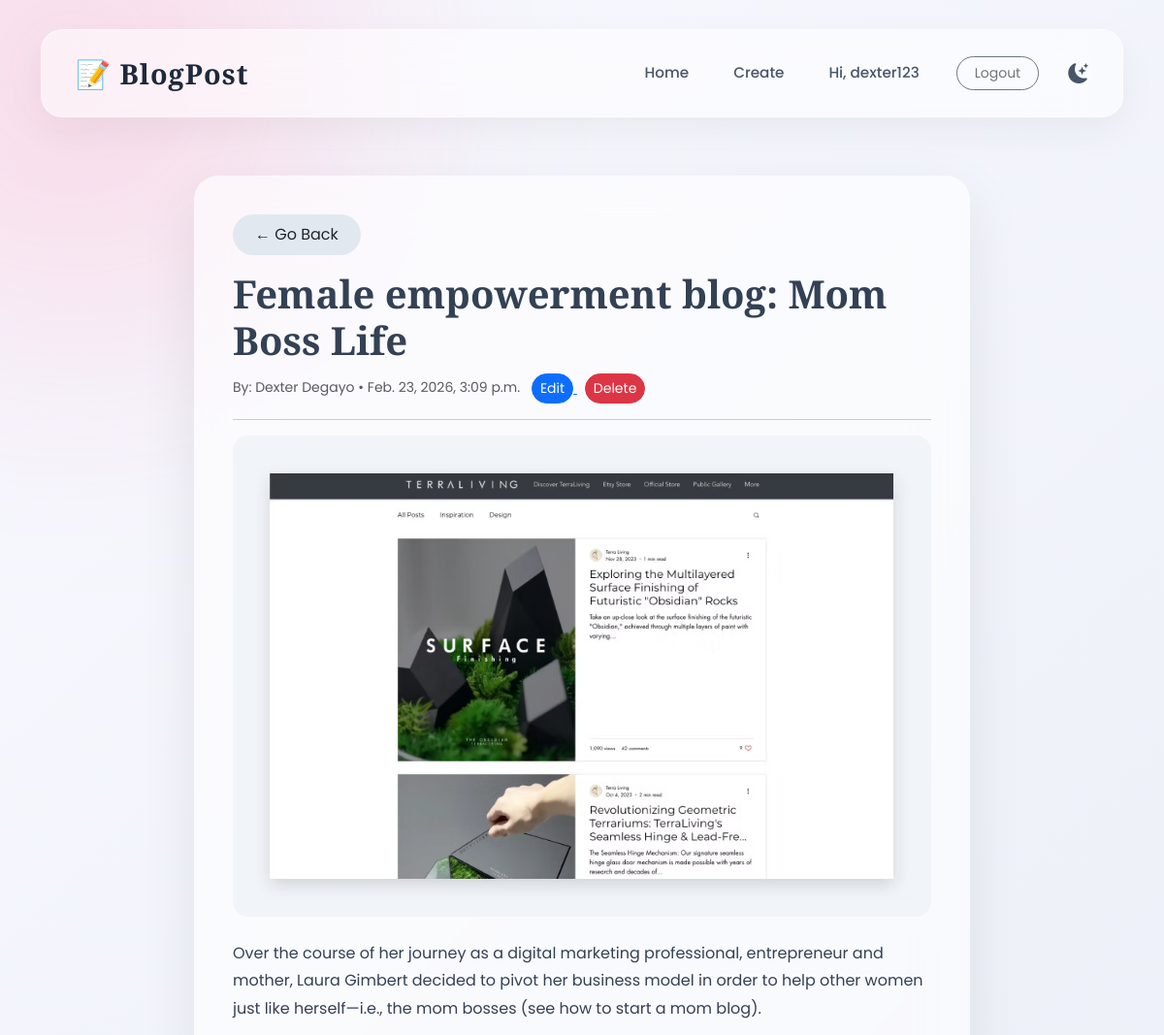
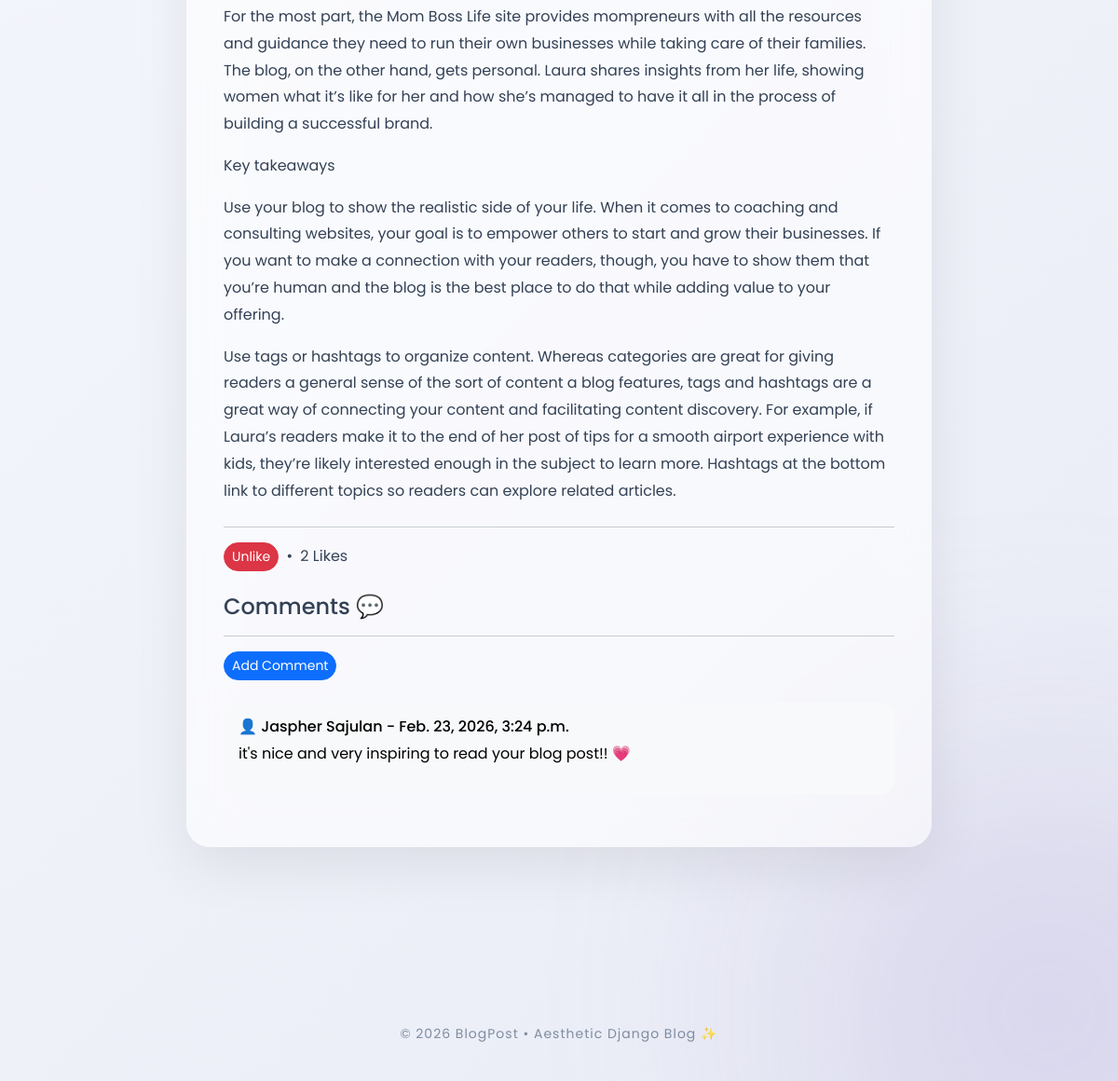
The app's page /detail/4/ (signed in) with its own data (2 pictures, top to bottom).
### blogpost/models.py (models this page shows, shortened)
class Post(models.Model):
    title = models.CharField(max_length=255)
    author = models.ForeignKey(User, on_delete=models.CASCADE)
    body = models.TextField()
    post_date = models.DateTimeField(auto_now_add=True)
    image = models.ImageField(
        upload_to='post_images/',
        blank=True,
        null=True
    )
    likes = models.ManyToManyField(User, related_name='post_likes', blank=True)
    def total_likes(self):
        return self.likes.count()

class Comment(models.Model):
    post = models.ForeignKey(
        Post,
        related_name='comments',
        on_delete=models.CASCADE
    )
    name = models.CharField(max_length=255)
    body = models.TextField()
    date_added = models.DateTimeField(auto_now_add=True)

### blogpost/views.py (the view)
# urls.py: path('detail/<int:pk>/', Detail.as_view(), name='blogdetail'),
class Detail(DetailView):
    model = Post
    template_name = 'detail-view.html'
    def get_context_data(self, *args, **kwargs):
        context = super().get_context_data(*args, **kwargs)
        post = self.get_object()
        context['total_likes'] = post.total_likes()
        if self.request.user.is_authenticated:
            context['liked'] = post.likes.filter(id=self.request.user.id).exists()
        else:
            context['liked'] = False
        context['likers'] = post.likes.all()
        return context

### blogpost/templates/detail-view.html (shortened to what this page needs)
{% extends "base.html" %}
{% block content %}
<div class="create-wrapper d-flex align-items-center justify-content-center">
    <div class="create-card">
        <button class="btn btn-back mb-3" onclick="history.back()">← Go Back</button>
        <h1 class="create-title">{{ post.title }}</h1>
        <small class="text-muted d-block mb-3">
            By: {{ post.author.first_name }} {{ post.author.last_name }} • {{ post.post_date }}
            {% if user.is_authenticated %}
                {% if user.id == post.author.id %}
                    <a href="{% url 'updatepost' post.pk %}" class="px-2">
                        <button type="button" class="btn btn-sm btn-primary rounded-5">Edit</button>
                    </a>
                    <a href="{% url 'deletepost' post.pk %}">
                        <button type="button" class="btn btn-danger btn-sm rounded-5">Delete</button>
                    </a>
                {% endif %}
            {% endif %}
        </small>
        <hr>
        {% if post.image %}
            <img src="{{ post.image.url }}" class="img-fluid rounded-4 mb-4 w-100">
        {% endif %}
        <div class="post-body mb-4">
            {{ post.body|linebreaks }}
        </div>
        <hr>
        <form action="{% url 'like_post' post.pk %}" method="POST">
            {% if user.is_authenticated %}
                {% if liked %}
                    <button type="submit" class="btn btn-danger btn-sm rounded-5">Unlike</button>
                {% else %}
                    <button type="submit" class="btn btn-primary btn-sm rounded-5">Like</button>
                {% endif %}
            {% else %}
                <small><a href="{% url 'login' %}">Login</a> to like.</small>
            {% endif %}
            <span class="px-1">&bull;</span>
            <span id="like-count">{{ total_likes }} Likes</span>
        </form>
        <br>
        <h4>Comments 💬</h4>
        <hr>
        {% if not post.comments.all %}
            <p>No comments yet ...</p>
            <a href="{% url 'addcomment' post.pk %}">
                <button class="btn btn-success btn-sm rounded-5">Add One</button>
            </a>
        {% else %}
            <a href="{% url 'addcomment' post.pk %}">
                <button class="btn btn-primary btn-sm rounded-5">Add Comment</button>
            </a>
            <br><br>
            {% for comment in post.comments.all %}
                <div class="comment-card p-3 mb-3 rounded-4">
                    <h6>👤 {{ comment.name }} - {{ comment.date_added }}</h6>
                    <div>{{ comment.body|linebreaks }}</div>
                </div>
            {% endfor %}
        {% endif %}
    </div>
</div>
{% endblock %}

### blogpost/templates/base.html (shortened to what this page needs)
<!DOCTYPE html>
<html lang="en">
<head>
    <link href="https://cdn.jsdelivr.net/npm/bootstrap@5.3.2/dist/css/bootstrap.min.css" rel="stylesheet">
    <link href="https://cdn.jsdelivr.net/npm/bootstrap-icons@1.11.3/font/bootstrap-icons.css" rel="stylesheet">
</head>
<body>
<div class="blob blob1"></div>
<div class="blob blob2"></div>
<div class="container navbar-wrapper">
    <nav class="navbar navbar-expand-lg custom-nav">
        <a class="navbar-brand" href="{% url 'home' %}">
            📝 BlogPost
        </a>
        <div class="collapse navbar-collapse justify-content-end">
            <ul class="navbar-nav">
                <li class="nav-item">
                    <a class="nav-link" href="{% url 'home' %}">Home</a>
                </li>
                {% if user.is_authenticated %}
                    <li class="nav-item">
                        <a class="nav-link" href="{% url 'createpost' %}">Create</a>
                    </li>
                    <li class="nav-item">
                        <span class="nav-link">Hi, {{ user.username }}</span>
                    </li>
                    <li class="nav-item">
                        <form method="POST" action="{% url 'logout' %}">
                            <button class="btn btn-sm btn-outline-secondary rounded-pill">
                                Logout
                            </button>
                        </form>
                    </li>
                {% endif %}
                <li class="nav-item">
                    <span class="mode-toggle" onclick="toggleMode()">
                        <i id="modeIcon" class="bi bi-moon-stars-fill"></i>
                    </span>
                </li>
            </ul>
        </div>
    </nav>
</div>
<div class="container mt-5">
    {% block content %}
    {% endblock %}
</div>
<footer>
    © 2026 BlogPost • Aesthetic Django Blog ✨
</footer>
</body>
</html>

### blogpost/templates/base.html (style rules this page uses)
:root { --bg-light-1: #f8f9ff; --bg-light-2: #e9ecf5; --bg-dark-1: #0f172a; --bg-dark-2: #1e293b; --text-light: #334155; --text-dark: #f1f5f9; --accent: #ff7aa2; }
html, body { margin: 0; padding: 0; }
body { font-family: 'Poppins', sans-serif; background: linear-gradient(135deg, var(--bg-light-1), var(--bg-light-2)); color: var(--text-light); transition: 0.4s ease; overflow-x: hidden; }
.blob { position: fixed; width: 450px; height: 450px; border-radius: 50%; filter: blur(140px); opacity: 0.35; z-index: -1; animation: float 14s infinite alternate ease-in-out; }
.blob1 { background: #ff7aa2; top: -150px; left: -150px; }
.blob2 { background: #a18cd1; bottom: -150px; right: -150px; }
.navbar-wrapper { padding-top: 30px; }
.custom-nav { background: rgba(255, 255, 255, 0.55); backdrop-filter: blur(25px); -webkit-backdrop-filter: blur(25px); border-radius: 22px; padding: 18px 35px; border: 1px solid rgba(255,255,255,0.4); box-shadow: 0 15px 40px rgba(0,0,0,0.05); transition: 0.4s ease; }
.navbar-brand { font-family: 'Playfair Display', serif; font-size: 1.8rem; font-weight: 700; letter-spacing: 1px; color: #1e293b !important; transition: 0.3s ease; }
.navbar-nav { gap: 30px; align-items: center; }
.nav-link { font-weight: 500; font-size: 0.95rem; color: #475569 !important; position: relative; transition: 0.3s ease; }
.nav-link::after { content: ""; position: absolute; bottom: -6px; left: 0; width: 0%; height: 2px; background: var(--accent); transition: 0.3s ease; }
.btn-outline-secondary { border-radius: 50px; padding: 6px 18px; transition: 0.3s ease; }
.mode-toggle { cursor: pointer; font-size: 1.3rem; transition: 0.3s ease; color: #475569; }
.container.mt-5 { margin-top: 60px !important; }
footer { margin-top: 150px; padding: 40px; text-align: center; font-size: 14px; letter-spacing: 1px; color: #64748b; opacity: 0.8; }

### blogpost/templates/detail-view.html (style rules this page uses)
.create-wrapper { min-height: 85vh; }
.create-card { width: 100%; max-width: 800px; padding: 40px; border-radius: 25px; background: rgba(255,255,255,0.6); backdrop-filter: blur(25px); box-shadow: 0 20px 60px rgba(0,0,0,0.08); }
.create-title { font-family: 'Playfair Display', serif; font-weight: 700; margin-bottom: 10px; }
.post-body { font-size: 16px; line-height: 1.8; }
.comment-card { background: #f8f9fa; color: #000; }
.btn-back { background: #e2e8f0; border-radius: 50px; padding: 8px 22px; }

### records on screen
Post: title "Female empowerment blog: Mom Boss Life", author.first_name "Dexter", author.last_name "Degayo", post_date "Feb. 23, 2026, 3:09 p.m.", image (picture), body "Over the course of her journey as a digital marketing professional, entrepreneur and mother, Laura Gimbert decided to pivot her business model in order to help other women just like herself—i.e., the mom bosses (see how to start a mom blog). For the most part, the Mom Boss Life site provides mompreneurs with all the resources and guidance they need to run their own businesses while taking care of their families. The blog, on the other hand, gets personal. Laura shares insights from her life, showing women what it’s like for her and how she’s managed to have it all in the process of building a successful brand. Key takeaways Use your blog to show the realistic side of your life. When it…"
Comment: name "Jaspher Sajulan", date_added "Feb. 23, 2026, 3:24 p.m.", body "it's nice and very inspiring to read your blog post!! 💗"

### other values on screen
{{ user.username }} "dexter123"
{{ total_likes }} "2"
